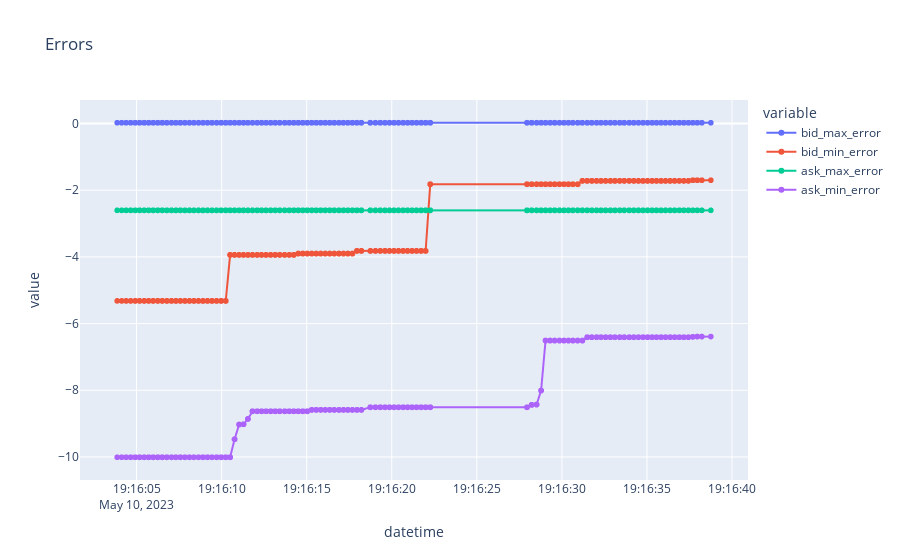
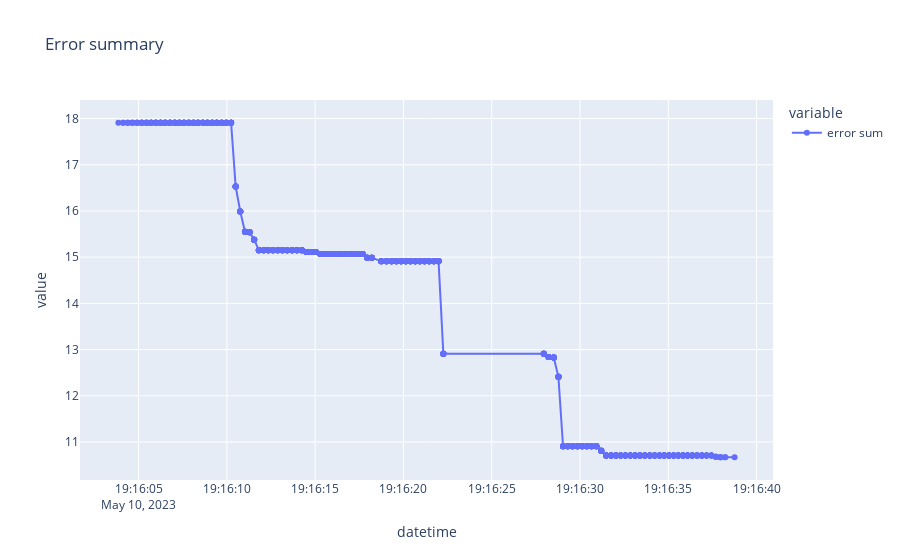

The cell these charts' notebook holds for them, in order:
### Markdown cell above
## Prediction errors

### Code cell
def plot_prediction_err(predictions):
    df = pd.DataFrame(index=predictions.index)
    for bidask in ["bid", "ask"]:
        for maxmin in ["max", "min"]:
            prefix = f"{bidask}_{maxmin}"
            df[f"{prefix}_error"] = predictions[f"{prefix}_predicted"] - predictions[f"{prefix}_real"]
    
    px.line(df, title="Errors", markers=True).show()
    px.line(df.sum(axis=1).abs().rename("error sum"), title="Error summary", markers=True).show()
    
plot_prediction_err(predictions)

### Figure 1 — Plotly figure (JSON) as saved in the notebook; plotly's stock layout.template omitted (floating-point values rounded to 4 significant figures; data arrays with more than 128 entries replaced by an {"elided": "..."} marker saying what was removed)
{"data": [{"hovertemplate": "variable=bid_max_error<br>datetime=%{x}<br>value=%{y}<extra></extra>", "legendgroup": "bid_max_error", "line": {"color": "#636efa", "dash": "solid"}, "marker": {"symbol": "circle"}, "mode": "markers+lines", "name": "bid_max_error", "showlegend": true, "type": "scattergl", "x": {"elided": "1000 str values"}, "xaxis": "x", "y": {"elided": "1000 float values"}, "yaxis": "y"}, {"hovertemplate": "variable=bid_min_error<br>datetime=%{x}<br>value=%{y}<extra></extra>", "legendgroup": "bid_min_error", "line": {"color": "#EF553B", "dash": "solid"}, "marker": {"symbol": "circle"}, "mode": "markers+lines", "name": "bid_min_error", "showlegend": true, "type": "scattergl", "x": {"elided": "1000 str values"}, "xaxis": "x", "y": {"elided": "1000 float values"}, "yaxis": "y"}, {"hovertemplate": "variable=ask_max_error<br>datetime=%{x}<br>value=%{y}<extra></extra>", "legendgroup": "ask_max_error", "line": {"color": "#00cc96", "dash": "solid"}, "marker": {"symbol": "circle"}, "mode": "markers+lines", "name": "ask_max_error", "showlegend": true, "type": "scattergl", "x": {"elided": "1000 str values"}, "xaxis": "x", "y": {"elided": "1000 float values"}, "yaxis": "y"}, {"hovertemplate": "variable=ask_min_error<br>datetime=%{x}<br>value=%{y}<extra></extra>", "legendgroup": "ask_min_error", "line": {"color": "#ab63fa", "dash": "solid"}, "marker": {"symbol": "circle"}, "mode": "markers+lines", "name": "ask_min_error", "showlegend": true, "type": "scattergl", "x": {"elided": "1000 str values"}, "xaxis": "x", "y": {"elided": "1000 float values"}, "yaxis": "y"}], "layout": {"legend": {"title": {"text": "variable"}, "tracegroupgap": 0}, "title": {"text": "Errors"}, "xaxis": {"anchor": "y", "domain": [0, 1], "title": {"text": "datetime"}}, "yaxis": {"anchor": "x", "domain": [0, 1], "title": {"text": "value"}}}}

### Figure 2 — Plotly figure (JSON) as saved in the notebook; plotly's stock layout.template omitted (floating-point values rounded to 4 significant figures; data arrays with more than 128 entries replaced by an {"elided": "..."} marker saying what was removed)
{"data": [{"hovertemplate": "variable=error sum<br>datetime=%{x}<br>value=%{y}<extra></extra>", "legendgroup": "error sum", "line": {"color": "#636efa", "dash": "solid"}, "marker": {"symbol": "circle"}, "mode": "markers+lines", "name": "error sum", "orientation": "v", "showlegend": true, "type": "scatter", "x": {"elided": "1000 str values"}, "xaxis": "x", "y": {"elided": "1000 float values"}, "yaxis": "y"}], "layout": {"legend": {"title": {"text": "variable"}, "tracegroupgap": 0}, "title": {"text": "Error summary"}, "xaxis": {"anchor": "y", "domain": [0, 1], "title": {"text": "datetime"}}, "yaxis": {"anchor": "x", "domain": [0, 1], "title": {"text": "value"}}}}
